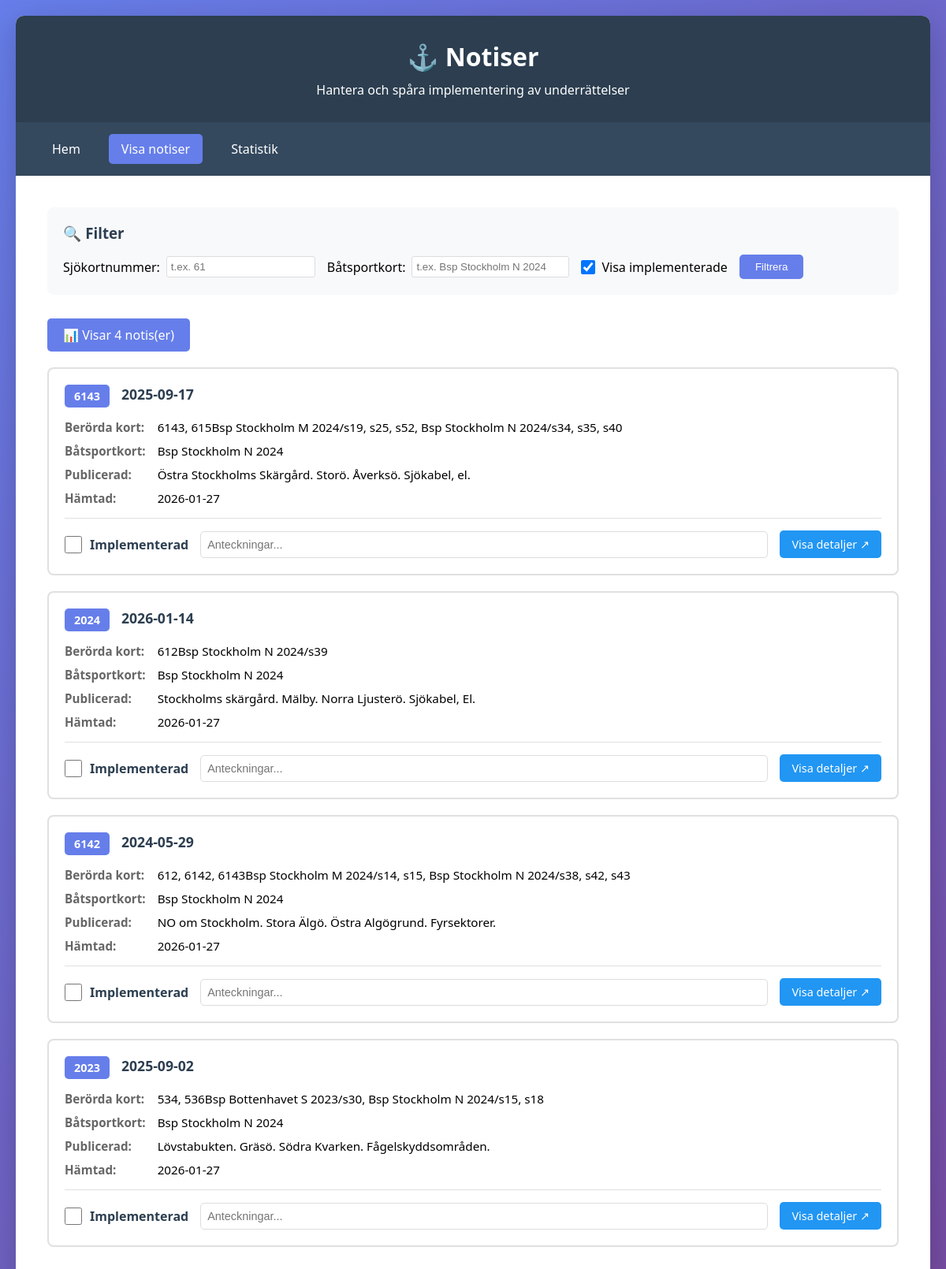
Screenshot of /notices with the database file from the repository.
### tables this page shows
CREATE TABLE implementation_status (
            id INTEGER PRIMARY KEY AUTOINCREMENT,
            notice_id INTEGER,
            implemented BOOLEAN DEFAULT 0,
            implemented_date TEXT,
            notes TEXT,
            FOREIGN KEY (notice_id) REFERENCES notices(id)
        );

CREATE TABLE notices (
            id INTEGER PRIMARY KEY AUTOINCREMENT,
            notice_number TEXT,
            title TEXT,
            affected_charts TEXT,
            sjokort_nummer TEXT,
            batsportkort TEXT,
            published_date TEXT,
            area TEXT,
            content TEXT,
            url TEXT,
            scraped_date TEXT,
            UNIQUE(notice_number, sjokort_nummer, batsportkort)
        );

### app.py (the view)
@app.route('/notices')
def list_notices():
    conn = get_db()
    c = conn.cursor()
    sjokort = request.args.get('sjokort', '')
    batsportkort = request.args.get('batsportkort', '')
    show_implemented = request.args.get('show_implemented', '1')
    query = '''
        SELECT n.id, n.notice_number, n.title, n.affected_charts, n.sjokort_nummer, n.batsportkort,
               n.published_date, n.content, n.url, n.scraped_date,
               i.implemented, i.implemented_date, i.notes
        FROM notices n
        LEFT JOIN implementation_status i ON n.id = i.notice_id
        WHERE 1=1
    '''
    params = []
    if sjokort:
        query += ' AND n.sjokort_nummer = ?'
        params.append(sjokort)
    if batsportkort:
        query += ' AND n.batsportkort = ?'
        params.append(batsportkort)
    if show_implemented == '0':
        query += ' AND (i.implemented = 0 OR i.implemented IS NULL)'
    query += ' ORDER BY n.published_date DESC'
    c.execute(query, params)
    notices = c.fetchall()
    conn.close()
    return render_template('notices.html', notices=notices,
                         sjokort=sjokort, batsportkort=batsportkort,
                         show_implemented=show_implemented)

### app.py (called while the page is built)
def get_db():
    conn = sqlite3.connect(app.config['DATABASE'])
    conn.row_factory = sqlite3.Row
    return conn

### templates/notices.html (shortened to what this page needs)
<!DOCTYPE html>
<html lang="sv">
<head>
</head>
<body>
    <div class="container">
        <header>
            <h1>⚓ Notiser</h1>
            <p>Hantera och spåra implementering av underrättelser</p>
        </header>
        <nav>
            <a href="/">Hem</a>
            <a href="/notices" class="active">Visa notiser</a>
            <a href="/statistics">Statistik</a>
        </nav>
        <div class="content">
            <div class="filter-section">
                <h3>🔍 Filter</h3>
                <form method="get" action="/notices">
                    <div class="filter-group">
                        <label>
                            Sjökortnummer:
                            <input type="text" name="sjokort" value="{{ sjokort }}"
                                   placeholder="t.ex. 61" style="padding: 5px; border: 1px solid #ddd; border-radius: 3px;">
                        </label>
                        <label>
                            Båtsportkort:
                            <input type="text" name="batsportkort" value="{{ batsportkort }}"
                                   placeholder="t.ex. Bsp Stockholm N 2024"
                                   style="padding: 5px; border: 1px solid #ddd; border-radius: 3px; min-width: 200px;">
                        </label>
                        <label>
                            <input type="checkbox" name="show_implemented" value="1"
                                   {% if show_implemented == '1' %}checked{% endif %}>
                            Visa implementerade
                        </label>
                        <button type="submit" style="background: #667eea; color: white; border: none;
                                padding: 8px 20px; border-radius: 5px; cursor: pointer;">
                            Filtrera
                        </button>
                    </div>
                </form>
            </div>
            {% if notices %}
                <div class="notice-count">
                    📊 Visar {{ notices|length }} notis(er)
                </div>
                <div class="notices-grid">
                    {% for notice in notices %}
                    <div class="notice-card {% if notice.implemented %}implemented{% endif %}">
                        <div class="notice-header">
                            <div class="notice-number">
                                {% if notice.notice_number %}
                                <a href="https://ufs.sjofartsverket.se/Current/NoticeDetails?notice={{ notice.notice_number }}&from=search"
                                   target="_blank"
                                   title="Klicka för att se fullständig beskrivning">
                                    {{ notice.notice_number }}
                                </a>
                                {% endif %}
                            </div>
                            <div class="notice-title">
                                {% if notice.notice_number %}
                                <a href="https://ufs.sjofartsverket.se/Current/NoticeDetails?notice={{ notice.notice_number }}&from=search"
                                   target="_blank"
                                   title="Klicka för att se fullständig beskrivning">
                                    {{ notice.title }}
                                </a>
                                {% else %}
                                {{ notice.title }}
                                {% endif %}
                            </div>
                        </div>
                        <div class="notice-info">
                            {% if notice.affected_charts %}
                            <strong>Berörda kort:</strong>
                            <span>{{ notice.affected_charts }}</span>
                            {% endif %}
                            {% if notice.batsportkort %}
                            <strong>Båtsportkort:</strong>
                            <span>{{ notice.batsportkort }}</span>
                            {% endif %}
                            <strong>Publicerad:</strong>
                            <span>{{ notice.published_date }}</span>
                            {% if notice.scraped_date %}
                            <strong>Hämtad:</strong>
                            <span>{{ notice.scraped_date[:10] }}</span>
                            {% endif %}
                        </div>
                        <div class="notice-actions">
                            <div class="checkbox-container">
                                <input type="checkbox"
                                       id="implemented_{{ notice.id }}"
                                       onchange="updateStatus({{ notice.id }}, this.checked)">
                                <label for="implemented_{{ notice.id }}">Implementerad</label>
                            </div>
                            <input type="text"
                                   class="notes-input"
                                   id="notes_{{ notice.id }}"
                                   placeholder="Anteckningar..."
                                   value="{{ notice.notes or '' }}"
                                   onblur="saveNotes({{ notice.id }}, this.value)">
                            {% if notice.notice_number %}
                            <a href="https://ufs.sjofartsverket.se/Current/NoticeDetails?notice={{ notice.notice_number }}&from=search"
                               target="_blank"
                               class="link-button">
                                Visa detaljer ↗
                            </a>
                            {% endif %}
                        </div>
                    </div>
                    {% endfor %}
                </div>
            {% endif %}
        </div>
    </div>
</body>
</html>

### templates/notices.html (style rules this page uses)
* { margin: 0; padding: 0; box-sizing: border-box; }
body { font-family: 'Segoe UI', Tahoma, Geneva, Verdana, sans-serif; background: linear-gradient(135deg, #667eea 0%, #764ba2 100%); min-height: 100vh; padding: 20px; }
.container { max-width: 1400px; margin: 0 auto; background: white; border-radius: 10px; box-shadow: 0 10px 40px rgba(0,0,0,0.2); overflow: hidden; }
header { background: #2c3e50; color: white; padding: 30px; text-align: center; }
header h1 { font-size: 2em; margin-bottom: 10px; }
nav { background: #34495e; padding: 15px 30px; display: flex; gap: 20px; flex-wrap: wrap; }
nav a { color: white; text-decoration: none; padding: 8px 16px; border-radius: 5px; transition: background 0.3s; }
nav a.active { background: #667eea; }
.content { padding: 40px; }
.filter-section { background: #f8f9fa; padding: 20px; border-radius: 8px; margin-bottom: 30px; }
.filter-section h3 { margin-bottom: 15px; color: #2c3e50; }
.filter-group { display: flex; gap: 15px; align-items: center; flex-wrap: wrap; }
.filter-group label { display: flex; align-items: center; gap: 8px; }
.filter-group input[type="checkbox"] { width: 18px; height: 18px; }
.notice-count { background: #667eea; color: white; padding: 10px 20px; border-radius: 5px; margin-bottom: 20px; display: inline-block; }
.notices-grid { display: grid; gap: 20px; }
.notice-card { background: white; border: 2px solid #e0e0e0; border-radius: 8px; padding: 20px; transition: all 0.3s; }
.notice-header { display: flex; justify-content: space-between; align-items: start; margin-bottom: 15px; gap: 15px; }
.notice-number { background: #667eea; color: white; padding: 5px 12px; border-radius: 5px; font-weight: bold; font-size: 0.9em; transition: background 0.3s; }
.notice-number a { color: white; text-decoration: none; }
.notice-title { flex: 1; font-size: 1.1em; color: #2c3e50; font-weight: 600; }
.notice-title a { color: #2c3e50; text-decoration: none; transition: color 0.3s; }
.notice-info { display: grid; grid-template-columns: auto 1fr; gap: 10px 15px; margin-bottom: 15px; font-size: 0.95em; }
.notice-info strong { color: #666; }
.notice-actions { display: flex; align-items: center; gap: 15px; padding-top: 15px; border-top: 1px solid #e0e0e0; }
.checkbox-container { display: flex; align-items: center; gap: 10px; }
.checkbox-container input[type="checkbox"] { width: 22px; height: 22px; cursor: pointer; }
.checkbox-container label { cursor: pointer; font-weight: 600; color: #2c3e50; }
.notes-input { flex: 1; padding: 8px; border: 1px solid #ddd; border-radius: 5px; font-size: 0.9em; }
.link-button { background: #2196F3; color: white; padding: 8px 15px; text-decoration: none; border-radius: 5px; font-size: 0.9em; transition: background 0.3s; }

### rows the page displays
implementation_status: notice_number "6143", title "2025-09-17", affected_charts "6143, 615Bsp Stockholm M 2024/s19, s25, s52, Bsp Stockholm N 2024/s34, s35, s40", batsportkort "Bsp Stockholm N 2024", published_date "Östra Stockholms Skärgård. Storö. Åverksö. Sjökabel, el.", scraped_date "2026-01-27"
implementation_status: notice_number "2024", title "2026-01-14", affected_charts "612Bsp Stockholm N 2024/s39", batsportkort "Bsp Stockholm N 2024", published_date "Stockholms skärgård. Mälby. Norra Ljusterö. Sjökabel, El.", scraped_date "2026-01-27"
implementation_status: notice_number "6142", title "2024-05-29", affected_charts "612, 6142, 6143Bsp Stockholm M 2024/s14, s15, Bsp Stockholm N 2024/s38, s42, s43", batsportkort "Bsp Stockholm N 2024", published_date "NO om Stockholm. Stora Älgö. Östra Algögrund. Fyrsektorer.", scraped_date "2026-01-27"
implementation_status: notice_number "2023", title "2025-09-02", affected_charts "534, 536Bsp Bottenhavet S 2023/s30, Bsp Stockholm N 2024/s15, s18", batsportkort "Bsp Stockholm N 2024", published_date "Lövstabukten. Gräsö. Södra Kvarken. Fågelskyddsområden.", scraped_date "2026-01-27"

### other values shown
{{ notices|length }} "4"
